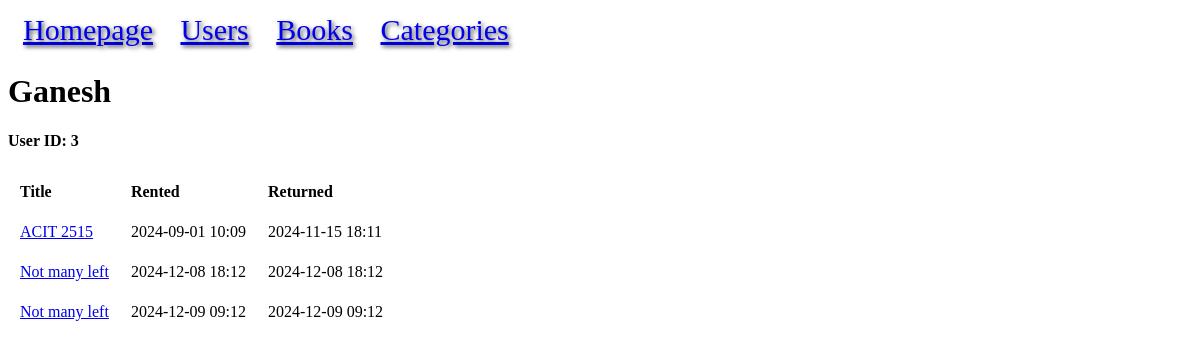
The page /user/3 on the database its author committed.
### models.py (models this page shows, shortened)
class User(db.Model):
    id = mapped_column(Integer, primary_key=True, autoincrement=True)
    name = mapped_column(String)
    rented = relationship("BookRental", back_populates="user")

class BookRental(db.Model):
    id = mapped_column(Integer, primary_key=True)
    user_id = mapped_column(Integer, ForeignKey("user.id"))
    book_id = mapped_column(Integer, ForeignKey("book.id"))
    rented = mapped_column(DateTime(timezone=True), nullable=False)
    returned = mapped_column(DateTime(timezone=True), nullable=True)
    user = relationship("User", back_populates="rented")
    book = relationship("Book", back_populates="rentals")

class Book(db.Model):
    id = mapped_column(Integer, primary_key=True, autoincrement=True)
    title = mapped_column(String)
    price = mapped_column(DECIMAL(10, 2))
    available = mapped_column(Integer, default=0)
    rating = mapped_column(Integer)
    upc = mapped_column(String, unique=True)
    url = mapped_column(String)
    category_id = mapped_column(Integer, ForeignKey("category.id"))
    category = relationship("Category", back_populates="books")
    rentals = relationship("BookRental", back_populates="book")

### app.py (the view)
@app.route("/user/<int:id>")
def user(id):
    statement = db.select(User).where(User.id == id)
    result = db.session.execute(statement).scalar()
    if not result:
        return f"USER ID:{id} NOT FOUND!", 404
    return render_template("user.html", result=result)

### templates/user.html
{% extends "base.html" %}
{% block content %}
<h1>{{ result.name }}</h1>
<h4>User ID: {{ result.id }}</h4>
<table>
<tr>
    <th>Title</th>
    <th>Rented</th>
    <th>Returned</th>
</tr>
{% for rental in result.rented %}
<tr>
<td><a href="{{ url_for('book', id=rental.book.id) }}">{{ rental.book.title }}</a></td>
<td>{{ rental.rented.strftime("%Y-%m-%d %H:%m") }}</td>
<td>{% if rental.returned %}{{ rental.returned.strftime("%Y-%m-%d %H:%m") }}
{% endif %}</td>
</tr>
{% endfor %}
</table>
{% endblock %}

### static/style.css (style rules this page uses)
th, td { padding:10px; }
tr { text-align: left; }
th { text-align: left; }
td { text-align: left; }

### rows shown on the page
User: name "Ganesh", id "3"
BookRental: book "ACIT 2515", rented "2024-09-01 10:09", returned "2024-11-15 18:11"
BookRental: book "Not many left", rented "2024-12-08 18:12", returned "2024-12-08 18:12"
BookRental: book "Not many left", rented "2024-12-09 09:12", returned "2024-12-09 09:12"
